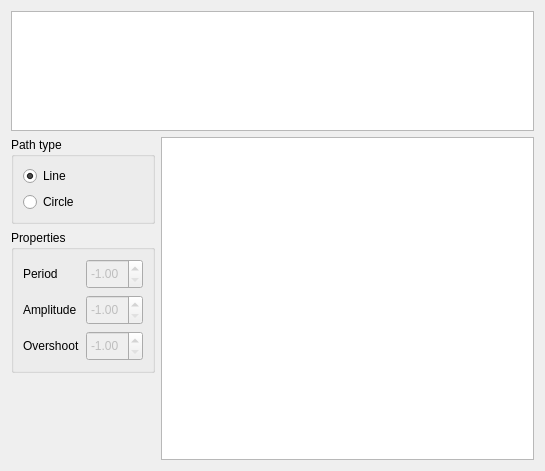
<?xml version="1.0" encoding="UTF-8"?>
<ui version="4.0">
 <class>Form</class>
 <widget class="QWidget" name="Form">
  <property name="geometry">
   <rect>
    <x>0</x>
    <y>0</y>
    <width>545</width>
    <height>471</height>
   </rect>
  </property>
  <property name="windowTitle">
   <string>Easing curves</string>
  </property>
  <layout class="QGridLayout" name="gridLayout">
   <item row="0" column="0" colspan="2">
    <widget class="QListWidget" name="easingCurvePicker">
     <property name="sizePolicy">
      <sizepolicy hsizetype="Expanding" vsizetype="Preferred">
       <horstretch>0</horstretch>
       <verstretch>0</verstretch>
      </sizepolicy>
     </property>
     <property name="maximumSize">
      <size>
       <width>16777215</width>
       <height>120</height>
      </size>
     </property>
     <property name="verticalScrollBarPolicy">
      <enum>Qt::ScrollBarAlwaysOff</enum>
     </property>
     <property name="movement">
      <enum>QListView::Static</enum>
     </property>
     <property name="isWrapping" stdset="0">
      <bool>false</bool>
     </property>
     <property name="viewMode">
      <enum>QListView::IconMode</enum>
     </property>
     <property name="selectionRectVisible">
      <bool>false</bool>
     </property>
    </widget>
   </item>
   <item row="1" column="0">
    <layout class="QVBoxLayout" name="verticalLayout">
     <item>
      <widget class="QGroupBox" name="groupBox_2">
       <property name="maximumSize">
        <size>
         <width>16777215</width>
         <height>16777215</height>
        </size>
       </property>
       <property name="title">
        <string>Path type</string>
       </property>
       <layout class="QGridLayout" name="gridLayout_2">
        <item row="0" column="0">
         <widget class="QRadioButton" name="lineRadio">
          <property name="maximumSize">
           <size>
            <width>16777215</width>
            <height>40</height>
           </size>
          </property>
          <property name="layoutDirection">
           <enum>Qt::LeftToRight</enum>
          </property>
          <property name="text">
           <string>Line</string>
          </property>
          <property name="checked">
           <bool>true</bool>
          </property>
          <attribute name="buttonGroup">
           <string>buttonGroup</string>
          </attribute>
         </widget>
        </item>
        <item row="1" column="0">
         <widget class="QRadioButton" name="circleRadio">
          <property name="maximumSize">
           <size>
            <width>16777215</width>
            <height>40</height>
           </size>
          </property>
          <property name="text">
           <string>Circle</string>
          </property>
          <attribute name="buttonGroup">
           <string>buttonGroup</string>
          </attribute>
         </widget>
        </item>
       </layout>
      </widget>
     </item>
     <item>
      <widget class="QGroupBox" name="groupBox">
       <property name="sizePolicy">
        <sizepolicy hsizetype="Fixed" vsizetype="Preferred">
         <horstretch>0</horstretch>
         <verstretch>0</verstretch>
        </sizepolicy>
       </property>
       <property name="title">
        <string>Properties</string>
       </property>
       <layout class="QFormLayout" name="formLayout">
        <property name="fieldGrowthPolicy">
         <enum>QFormLayout::AllNonFixedFieldsGrow</enum>
        </property>
        <item row="0" column="0">
         <widget class="QLabel" name="label">
          <property name="sizePolicy">
           <sizepolicy hsizetype="Preferred" vsizetype="Preferred">
            <horstretch>0</horstretch>
            <verstretch>0</verstretch>
           </sizepolicy>
          </property>
          <property name="minimumSize">
           <size>
            <width>0</width>
            <height>30</height>
           </size>
          </property>
          <property name="text">
           <string>Period</string>
          </property>
         </widget>
        </item>
        <item row="0" column="1">
         <widget class="QDoubleSpinBox" name="periodSpinBox">
          <property name="enabled">
           <bool>false</bool>
          </property>
          <property name="sizePolicy">
           <sizepolicy hsizetype="Minimum" vsizetype="Fixed">
            <horstretch>0</horstretch>
            <verstretch>0</verstretch>
           </sizepolicy>
          </property>
          <property name="minimumSize">
           <size>
            <width>0</width>
            <height>30</height>
           </size>
          </property>
          <property name="minimum">
           <double>-1.000000000000000</double>
          </property>
          <property name="singleStep">
           <double>0.100000000000000</double>
          </property>
          <property name="value">
           <double>-1.000000000000000</double>
          </property>
         </widget>
        </item>
        <item row="2" column="1">
         <widget class="QDoubleSpinBox" name="amplitudeSpinBox">
          <property name="enabled">
           <bool>false</bool>
          </property>
          <property name="minimumSize">
           <size>
            <width>0</width>
            <height>30</height>
           </size>
          </property>
          <property name="minimum">
           <double>-1.000000000000000</double>
          </property>
          <property name="singleStep">
           <double>0.100000000000000</double>
          </property>
          <property name="value">
           <double>-1.000000000000000</double>
          </property>
         </widget>
        </item>
        <item row="4" column="0">
         <widget class="QLabel" name="label_3">
          <property name="minimumSize">
           <size>
            <width>0</width>
            <height>30</height>
           </size>
          </property>
          <property name="text">
           <string>Overshoot</string>
          </property>
         </widget>
        </item>
        <item row="4" column="1">
         <widget class="QDoubleSpinBox" name="overshootSpinBox">
          <property name="enabled">
           <bool>false</bool>
          </property>
          <property name="minimumSize">
           <size>
            <width>0</width>
            <height>30</height>
           </size>
          </property>
          <property name="minimum">
           <double>-1.000000000000000</double>
          </property>
          <property name="singleStep">
           <double>0.100000000000000</double>
          </property>
          <property name="value">
           <double>-1.000000000000000</double>
          </property>
         </widget>
        </item>
        <item row="2" column="0">
         <widget class="QLabel" name="label_2">
          <property name="minimumSize">
           <size>
            <width>0</width>
            <height>30</height>
           </size>
          </property>
          <property name="text">
           <string>Amplitude</string>
          </property>
         </widget>
        </item>
       </layout>
      </widget>
     </item>
     <item>
      <spacer name="verticalSpacer">
       <property name="orientation">
        <enum>Qt::Vertical</enum>
       </property>
       <property name="sizeHint" stdset="0">
        <size>
         <width>20</width>
         <height>40</height>
        </size>
       </property>
      </spacer>
     </item>
    </layout>
   </item>
   <item row="1" column="1">
    <widget class="QGraphicsView" name="graphicsView">
     <property name="sizePolicy">
      <sizepolicy hsizetype="Expanding" vsizetype="Expanding">
       <horstretch>0</horstretch>
       <verstretch>0</verstretch>
      </sizepolicy>
     </property>
    </widget>
   </item>
  </layout>
 </widget>
 <resources/>
 <connections/>
 <buttongroups>
  <buttongroup name="buttonGroup"/>
 </buttongroups>
</ui>
